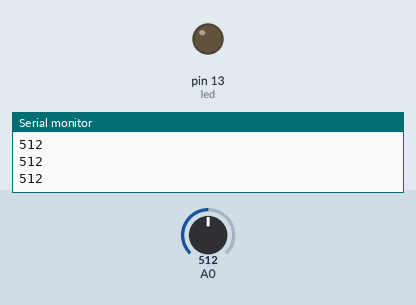
A sketch run on a simulated Arduino Uno, built with avr-gcc and run on an emulated ATmega328P. On the bench: output pins drawn as LEDs (lit = HIGH), the last lines printed to the serial monitor. The inputs (shaded band) are chosen by the test bench; at power-on: A0 = 512.

Above: at 1.2 s.
1.3 s: A0 set to 981
2.8 s: A0 set to 1013
At 3.9 s:
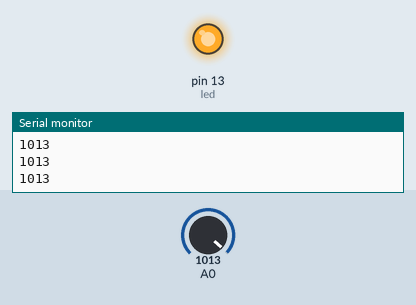
Timing chart, 0 to 5.8 s (numbered marks = the images above; inputs shaded):
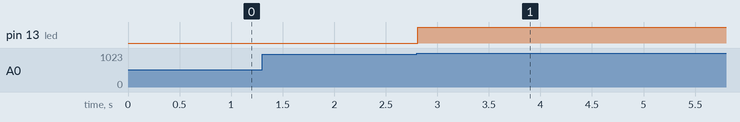

Measured:
- the behaviour switches between 999 and 1000 on A0 (found by bisection; images 0 and 1)
- after the input at 2.8 s, pin 13 (led): LOW → HIGH at once

The sketch:

sketch_may10a.ino
```cpp
long distance;
int led = 13;
int counter, counter1;

void setup()
{
    Serial.begin (9600);
    pinMode(led, OUTPUT);
}

void loop()
{

  distance =analogRead(0);
  Serial.println(distance);

  //if sensor on range
  if(distance>=1000)
  {
   // Serial.println("Sensor On");
   // turnLed();
   counter1=0;
   counter++;
   //Serial.println(counter);

   if(counter==1)
   {
    turnOnLed();
   }

  }
  //if sensor off range
  else if(distance<1000)
  {
    //Serial.println("Sensor Off");

    counter=0;

  }

  delay(10);
}

void turnOnLed()
{
  if(digitalRead(led) == HIGH)
  {
    //Serial.println("LedOn");
     digitalWrite(led, LOW);
  }
  else if(digitalRead(led) == LOW)
  {
   // Serial.println("LedOff");
     digitalWrite(led, HIGH);
  }
//  delay(1000);               // wait for a second
//  digitalWrite(led, LOW);    // turn the LED off by making the voltage LOW
//  delay(1000);
}

void turnOffLed()
{
  digitalWrite(led, LOW);
}
```
